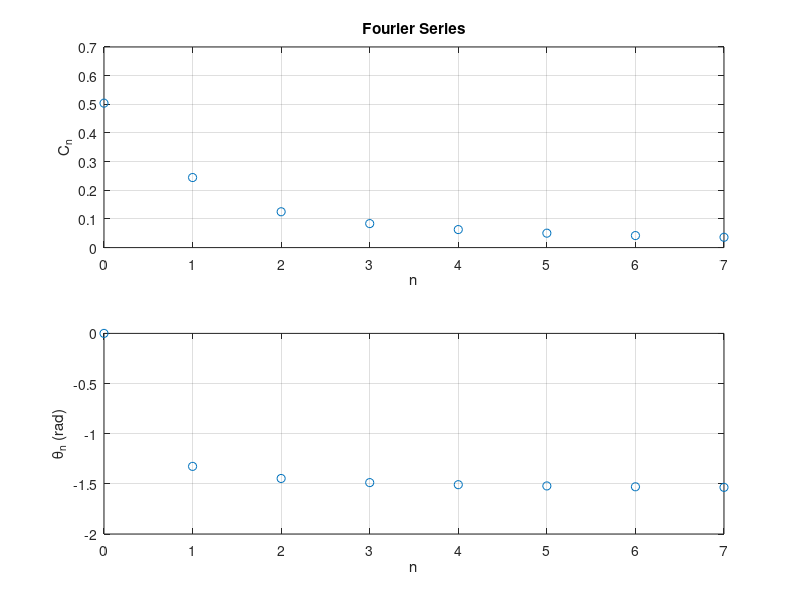

Recreate this plot in MATLAB.
n=1:7;
a0=0.504;
b0=0; % b0=0;
Cn=a0;
theta0=atan(-b0/a0);
thetan=theta0;
den=(1+16*n.^2);
N=length(den);
for i=1:N
an(i)=0.504*2/den(i);
bn(i)=0.504*8*n(i)/den(i);
cn=sqrt(an(i)^2+bn(i)^2);
Cn=[Cn cn];
theta=atan(-bn(i)/an(i));
thetan=[thetan theta];
end
n=0:7;
subplot(211),plot(n,Cn,'o'),grid, xlabel('n'),ylabel('C_n'),title('Fourier Series')
subplot(212),plot(n,thetan,'o'),grid,xlabel('n'),ylabel('\theta_n (rad)')
